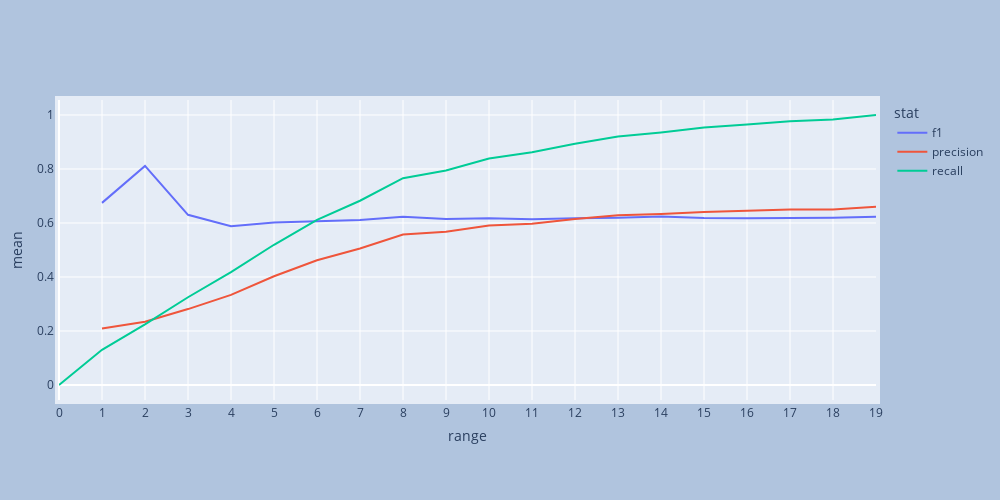

Write notebook code for a chart like this one.
### Code cell
plot_sorting_benchmark(f1_df, precision_df, recall_df, max_remap)

### Figure 1 — Plotly figure (JSON) as saved in the notebook; plotly's stock layout.template omitted (floating-point values rounded to 4 significant figures)
{"data": [{"hovertemplate": "stat=f1<br>range=%{x}<br>mean=%{y}<extra></extra>", "legendgroup": "f1", "line": {"color": "#636efa", "dash": "solid"}, "mode": "lines", "name": "f1", "orientation": "v", "showlegend": true, "type": "scatter", "x": [0, 1, 2, 3, 4, 5, 6, 7, 8, 9, 10, 11, 12, 13, 14, 15, 16, 17, 18, 19], "xaxis": "x", "y": [null, 0.6746, 0.8114, 0.6303, 0.5882, 0.6017, 0.6073, 0.6115, 0.6228, 0.6151, 0.6172, 0.6141, 0.6176, 0.619, 0.6239, 0.6183, 0.6176, 0.6188, 0.6193, 0.6234], "yaxis": "y"}, {"hovertemplate": "stat=precision<br>range=%{x}<br>mean=%{y}<extra></extra>", "legendgroup": "precision", "line": {"color": "#EF553B", "dash": "solid"}, "mode": "lines", "name": "precision", "orientation": "v", "showlegend": true, "type": "scatter", "x": [0, 1, 2, 3, 4, 5, 6, 7, 8, 9, 10, 11, 12, 13, 14, 15, 16, 17, 18, 19], "xaxis": "x", "y": [null, 0.2095, 0.2345, 0.2812, 0.3339, 0.4027, 0.4618, 0.5055, 0.5575, 0.5672, 0.5906, 0.5977, 0.6152, 0.6288, 0.6331, 0.6407, 0.6446, 0.6498, 0.6501, 0.6602], "yaxis": "y"}, {"hovertemplate": "stat=recall<br>range=%{x}<br>mean=%{y}<extra></extra>", "legendgroup": "recall", "line": {"color": "#00cc96", "dash": "solid"}, "mode": "lines", "name": "recall", "orientation": "v", "showlegend": true, "type": "scatter", "x": [0, 1, 2, 3, 4, 5, 6, 7, 8, 9, 10, 11, 12, 13, 14, 15, 16, 17, 18, 19], "xaxis": "x", "y": [0, 0.1304, 0.2247, 0.325, 0.4183, 0.5194, 0.6119, 0.6824, 0.7659, 0.7948, 0.8386, 0.8625, 0.8936, 0.9202, 0.9356, 0.9533, 0.965, 0.9768, 0.9835, 1], "yaxis": "y"}], "layout": {"autosize": false, "height": 500, "legend": {"title": {"text": "stat"}, "tracegroupgap": 0}, "margin": {"b": 100, "l": 50, "pad": 4, "r": 50, "t": 100}, "paper_bgcolor": "LightSteelBlue", "width": 1000, "xaxis": {"anchor": "y", "domain": [0, 1], "tickmode": "array", "tickvals": [0, 1, 2, 3, 4, 5, 6, 7, 8, 9, 10, 11, 12, 13, 14, 15, 16, 17, 18, 19], "title": {"text": "range"}}, "yaxis": {"anchor": "x", "domain": [0, 1], "title": {"text": "mean"}}}}
